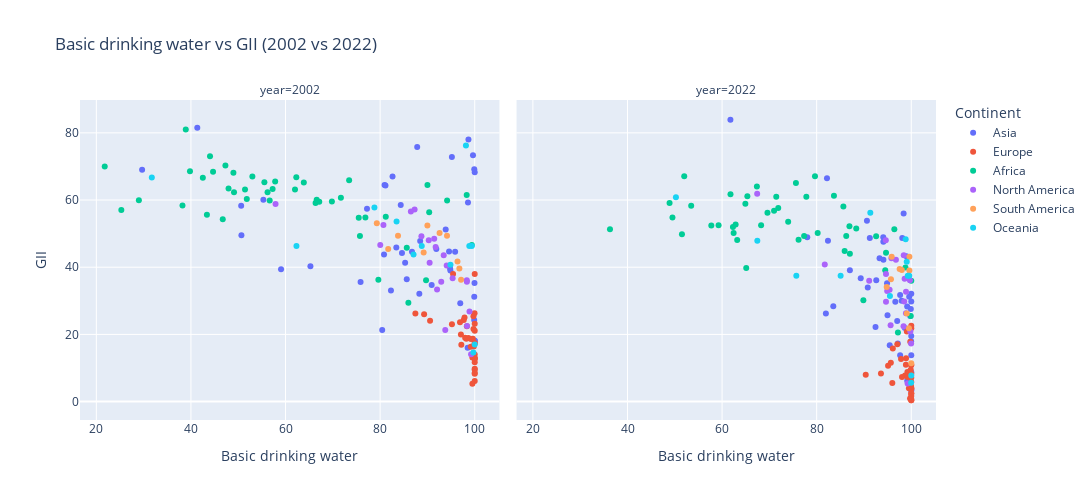
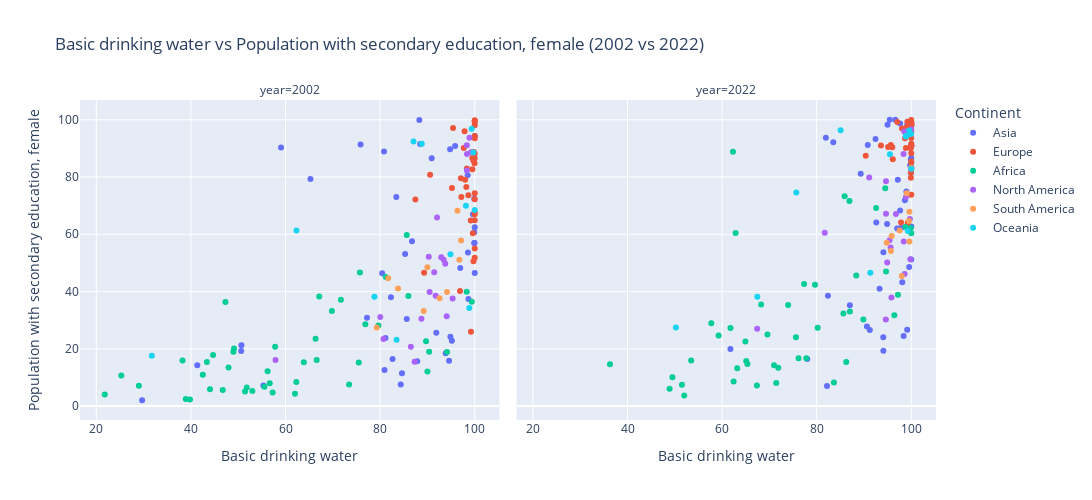
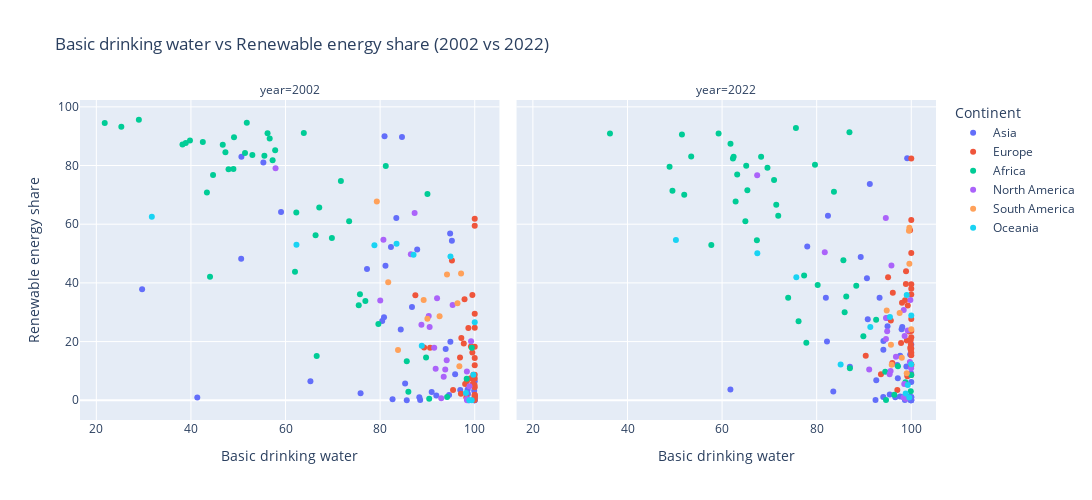
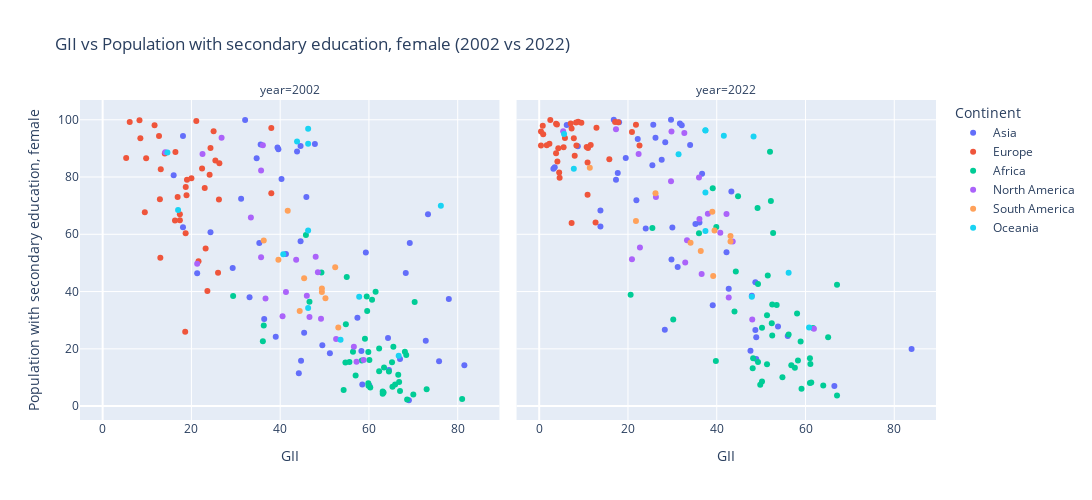

Notebook code for these charts, in order:
### Markdown cell above
In a second step we wanted to visualize the most interesting correlations in more detail. We chose to visualize them for 2002 and 2022 to see the difference in time using an interactive plot to be able to understand outliers withing the correlation patterns.
By doing this we can identify specific countries as outliers or see their development.

### Code cell
data_2002_2022 = data[data['year'].isin([2002, 2022])]

# Identify highly correlated pairs
high_corr = []
for col1 in corr.columns:
    for col2 in corr.columns:
        if col1 != col2 and 0.6 < abs(corr.loc[col1, col2]):
            pair = tuple(sorted([col1, col2]))
            if pair not in high_corr:
                high_corr.append(pair)
                
# loop through highly correlated pairs and create one figure per pair
for x_col, y_col in high_corr:
    fig = px.scatter(
        data_2002_2022,
        x=x_col,
        y=y_col,
        color='continent',
        facet_col='year',           # side-by-side plots for 2002 & 2022
        hover_name='country',       # show country on hover
        category_orders={'year':[2002, 2022]}, 
        title=f'{x_col} vs {y_col} (2002 vs 2022)'
    )
    
    fig.update_layout(
        width=1200,
        height=500,
        legend_title_text='Continent'
    )
    
    fig.show()
